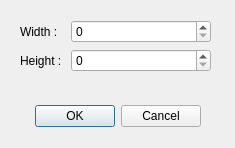
<?xml version="1.0" encoding="UTF-8"?>
<ui version="4.0">
 <class>NewCanvas</class>
 <widget class="QDialog" name="NewCanvas">
  <property name="geometry">
   <rect>
    <x>0</x>
    <y>0</y>
    <width>235</width>
    <height>148</height>
   </rect>
  </property>
  <property name="windowTitle">
   <string>Dialog</string>
  </property>
  <widget class="QDialogButtonBox" name="buttonBox">
   <property name="geometry">
    <rect>
     <x>20</x>
     <y>100</y>
     <width>181</width>
     <height>32</height>
    </rect>
   </property>
   <property name="orientation">
    <enum>Qt::Horizontal</enum>
   </property>
   <property name="standardButtons">
    <set>QDialogButtonBox::Cancel|QDialogButtonBox::Ok</set>
   </property>
  </widget>
  <widget class="QWidget" name="formLayoutWidget">
   <property name="geometry">
    <rect>
     <x>20</x>
     <y>20</y>
     <width>191</width>
     <height>71</height>
    </rect>
   </property>
   <layout class="QFormLayout" name="formLayout">
    <item row="0" column="0">
     <widget class="QLabel" name="label">
      <property name="text">
       <string>Width : </string>
      </property>
     </widget>
    </item>
    <item row="1" column="0">
     <widget class="QLabel" name="label_2">
      <property name="text">
       <string>Height : </string>
      </property>
     </widget>
    </item>
    <item row="1" column="1">
     <widget class="QSpinBox" name="heightSpinBox">
      <property name="maximum">
       <number>999999999</number>
      </property>
     </widget>
    </item>
    <item row="0" column="1">
     <widget class="QSpinBox" name="widthSpinBox">
      <property name="maximum">
       <number>999999999</number>
      </property>
     </widget>
    </item>
   </layout>
  </widget>
 </widget>
 <resources/>
 <connections>
  <connection>
   <sender>buttonBox</sender>
   <signal>accepted()</signal>
   <receiver>NewCanvas</receiver>
   <slot>accept()</slot>
   <hints>
    <hint type="sourcelabel">
     <x>248</x>
     <y>254</y>
    </hint>
    <hint type="destinationlabel">
     <x>157</x>
     <y>274</y>
    </hint>
   </hints>
  </connection>
  <connection>
   <sender>buttonBox</sender>
   <signal>rejected()</signal>
   <receiver>NewCanvas</receiver>
   <slot>reject()</slot>
   <hints>
    <hint type="sourcelabel">
     <x>316</x>
     <y>260</y>
    </hint>
    <hint type="destinationlabel">
     <x>286</x>
     <y>274</y>
    </hint>
   </hints>
  </connection>
 </connections>
</ui>
